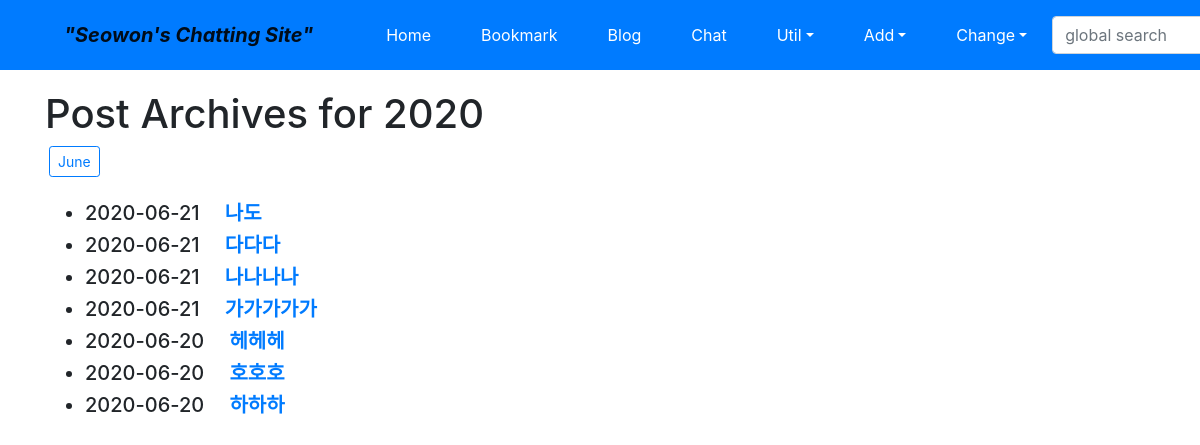
Screenshot of /blog/archive/2020/ with the database file from the repository.
### blog/models.py (models this page shows, shortened)
class Post(models.Model):
	title = models.CharField(verbose_name='TITLE', max_length=50)
	slug = models.SlugField('SLUG', unique=True, allow_unicode=True, help_text='one word for title alias.')
	description = models.CharField('DESCRIPTION', max_length=100, blank=True, help_text='simple description text.')
	content = models.TextField('CONTENT')
	create_dt = models.DateTimeField('CREATE DATE', auto_now_add=True)
	modify_dt = models.DateTimeField('MODIFY DATE', auto_now = True)
	owner = models.ForeignKey(User, on_delete=models.CASCADE, verbose_name='OWNER', blank=True, null=True)
	class Meta:
		verbose_name = 'post'
		verbose_name_plural = 'posts'
		db_table = 'blog_posts'
		ordering = ('-modify_dt',)
	def get_absolute_url(self):
		return reverse('blog:post_detail', args=(self.slug,))

### blog/views.py (the view)
# urls.py: path('archive/<int:year>/', views.PostYAV.as_view(), name = 'post_year_archive'),
class PostYAV(YearArchiveView):
	model = Post
	date_field = 'modify_dt'
	make_object_list = True
	template_name = 'blog/post_archive_year.html'

### blog/templates/blog/post_archive_year.html (shortened to what this page needs)
{% extends "base.html" %}
{% block content %}
<h1>Post Archives for {{ year|date:"Y" }}</h1>
	{% for date in date_list %}
		<a href="{% url 'blog:post_month_archive' year|date:'Y' date|date:'b' %}"
			class="btn btn-outline-primary btn-sm mx-1">
			{{ date|date:"F"}}</a>
	{% endfor %}
<br><br>
<div>
	<ul>
		{% for post in object_list %}
		<li class="h5">
			{{post.modify_dt|date:"Y-m-d"}}&emsp;
			<a href="{{ post.get_absolute_url }}"><strong>{{ post.title }}</strong></a></li>
		{% endfor %}
	</ul>
</div>
{% endblock %}

### rows the page displays
Post: modify_dt "2020-06-21", title "나도"
Post: modify_dt "2020-06-21", title "다다다"
Post: modify_dt "2020-06-21", title "나나나나"
Post: modify_dt "2020-06-21", title "가가가가가"
Post: modify_dt "2020-06-20", title "헤헤헤"
Post: modify_dt "2020-06-20", title "호호호"
Post: modify_dt "2020-06-20", title "하하하"

### other values shown
{{ year|date:"Y" }} "2020"
{{ date|date:"F" }} "June"
